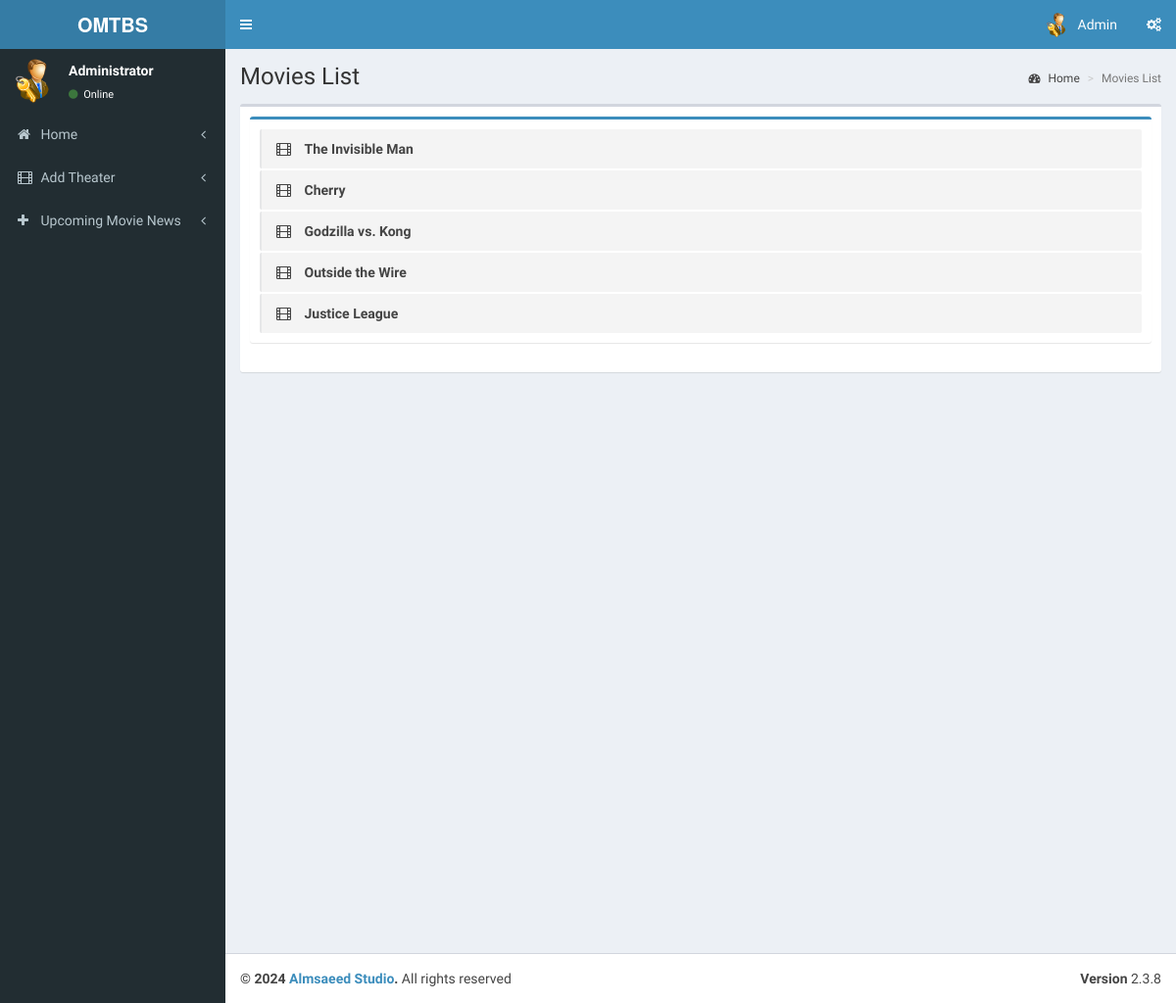
Page /admin/pages/index.php (signed in) on the earlier database version.
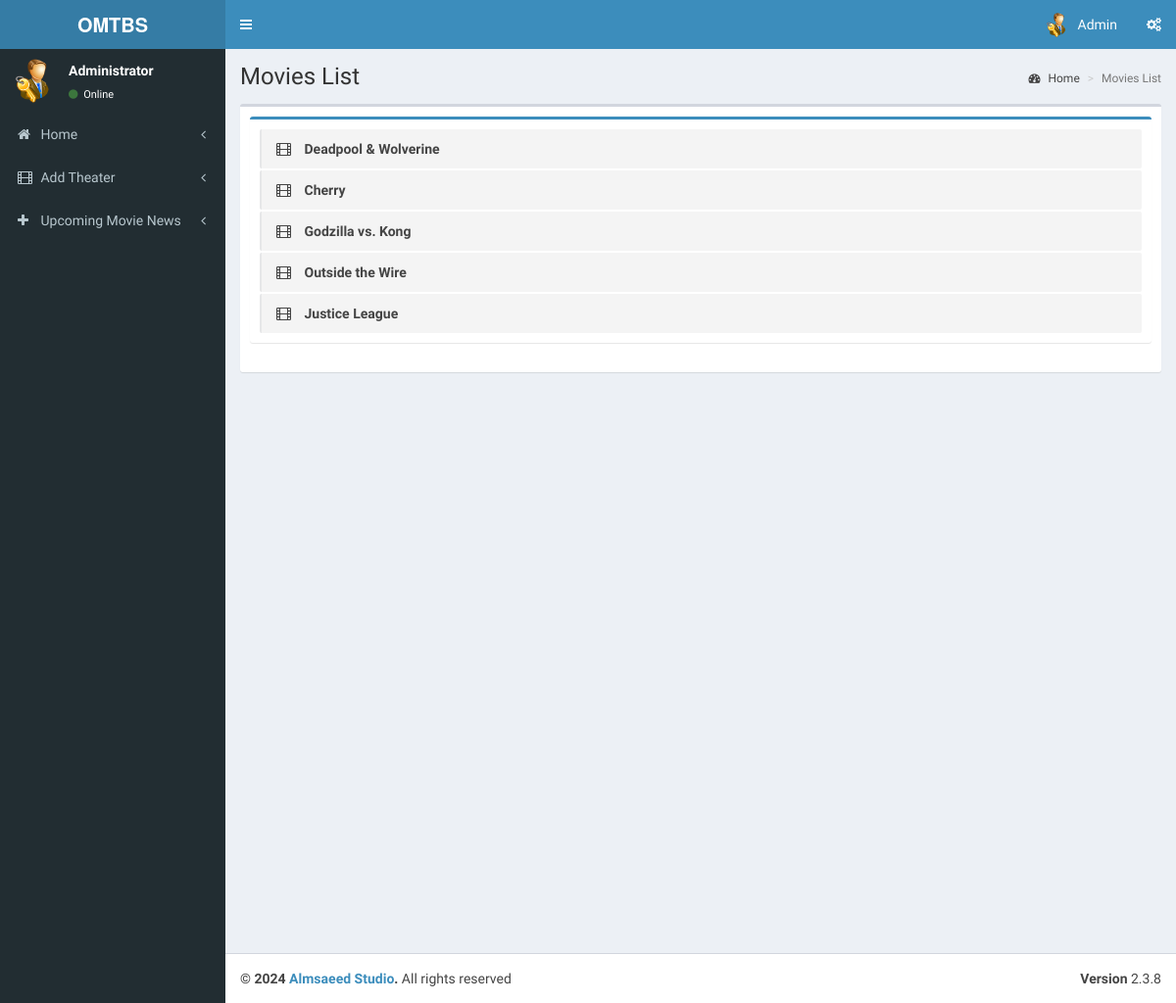
Same page on the later database version.
### tables this page shows
CREATE TABLE `tbl_movie` (
  `movie_id` int(11) NOT NULL,
  `t_id` int(11) NOT NULL COMMENT 'theatre id',
  `movie_name` varchar(255) NOT NULL,
  `cast` varchar(500) NOT NULL,
  `desc` varchar(1000) NOT NULL,
  `release_date` date NOT NULL,
  `image` varchar(200) NOT NULL,
  `video_url` varchar(200) NOT NULL,
  `status` int(1) NOT NULL COMMENT '0 means active '
);

### admin/pages/index.php (the view, shortened to what this page needs)
<?php
include('header.php');
?>
  <div class="content-wrapper">
    <section class="content-header">
      <h1>
        Movies List
      </h1>
      <ol class="breadcrumb">
        <li><a href="index"><i class="fa fa-dashboard"></i> Home</a></li>
        <li class="active">Movies List</li>
      </ol>
    </section>
    <section class="content">
      <div class="box">
        <div class="box-body">
            <div class="box box-primary">
            <div class="box-body">
              <ul class="todo-list">
                 <?php
                        $qry7=mysqli_query($con,"select * from tbl_movie");
                        if(mysqli_num_rows($qry7))
                        {
                        while($c=mysqli_fetch_array($qry7))
                        {
                        ?>
                <li>
                      <span class="handle">
                        <i class="fa fa-film"></i>
                      </span>
                  <span class="text"><?php echo $c['movie_name'];?></span>
                </li>
                  <?php
                       }}
                     ?>
            </div>
          </div>
        </div>
      </div>
    </section>
  </div>
  <?php
include('footer.php');
?>

Differences in the rows shown:
changed tbl_movie: movie_name "The Invisible Man" → "Deadpool & Wolverine"
